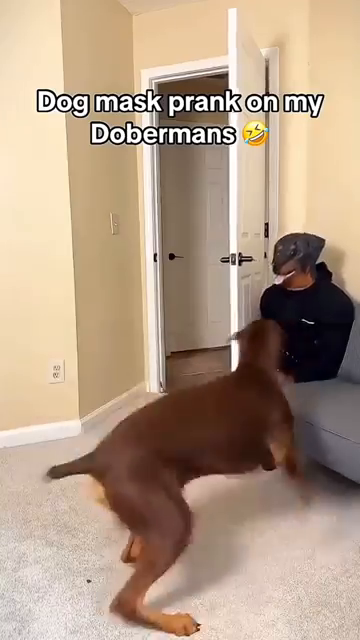
#> input picture frame 70 of CV/Videos/dog_video.mp4, 360 x 640 px
$ python 'Day 07.py'
#> lines starting #> are read from the running program, lines starting #| are printed output that depends on the picture
#> further down, frame is the input picture: shape (640, 360, 3); mean B, G, R 134.1, 155.3, 178.4
#video
import cv2 as cv

#image, video, live video
def rescaleFrame(frame,scale = .75):
#> called with scale = 0.3
    width = int(frame.shape[1] * scale)
#> width = 108
    height = int(frame.shape[0] * scale)
#> height = 192
    dimensions = (width,height)
#> dimensions = (108, 192)

    return cv.resize(frame,dimensions,interpolation=cv.INTER_AREA)
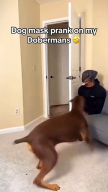
#> returned value: shape (192, 108, 3); mean of channels 0, 1, 2 134.1, 155.3, 178.4; drawn as B, G, R

#live video
def changeRes(width, height):
    capture.set(3,width)
    capture.set(4,height)

#video
capture = cv.VideoCapture('CV/Videos/dog_video.mp4')
while True:
    isTrue, frame = capture.read()
    frame_resized = rescaleFrame(frame, scale = .3)
    cv.imshow('Video', frame)
    cv.imshow('Video Resized', frame_resized)

    if cv.waitKey(20) & 0xFF == ord('d'): #press d to break"
#> (key Esc is pressed here)
        break
capture.release()
cv.destroyAllWindows()

#------------------------------------------------------------------------------------------------------------------------------------------------------------------------------------------------------------------------------------------------------------------------
import numpy as np

#blank.shape returns the dimensions of the image, which is a tuple of (height, width, channels). The height is the number of rows in the image, the width is the number of columns in the image, and the channels is the number of color channels in the image (3 for a color image and 1 for a grayscale image).
blank = np.zeros((500,500,3),dtype='uint8') #uint8 is a data type that can store values from 0 to 255, which is the range of pixel values for an 8-bit image.
#cv.imshow('Blank',blank)

#paint image a certrain color
#blank[0:500, 0:500] = 0,255,0 #first is height, second is width, third is color in BGR format
#cv.imshow('Green',blank)

#draw a rectangle
cv.rectangle(blank,(0,0),(blank.shape[1]//2,blank.shape[0]//2),(0,0,255),thickness=2) #draws a rectangle on the image, with the top-left corner at (0,0) and the bottom-right corner at (blank.shape[1]//2,blank.shape[0]//2), with a color of (0,0,255) in BGR format and a thickness of cv.FILLED, which means the rectangle will be filled with color.
cv.imshow('Rectangle',blank)

#draw a circle
cv.circle(blank,(blank.shape[1]//2,blank.shape[0]//2),40,(0,0,255),thickness=3) #draws a circle on the image, with the center at (blank.shape[1]//2,blank.shape[0]//2) and a radius of 40 pixels, with a color of (0,0,255) in BGR format and a thickness of 3 pixels.
cv.imshow('Circle',blank)

#draw a line
cv.line(blank,(0,0),(blank.shape[1]//2,blank.shape[0]//2),(255,255,255),thickness=5) #draws a line on the image, with the starting point at (0,0) and the ending point at (blank.shape[1]//2,blank.shape[0]//2), with a color of (255,255,255) in BGR format and a thickness of 5 pixels.
cv.imshow('Line',blank)

#write a text
cv.putText(blank,'Hello World',(175,225),cv.FONT_HERSHEY_TRIPLEX,1.0,(255,255,255),thickness=2) #draws text on the image, with the text 'Hello World' starting at the position (175,225), using the font cv.FONT_HERSHEY_TRIPLEX, with a font scale of 1.0, a color of (255,255,255) in BGR format and a thickness of 2 pixels.
cv.imshow("Text",blank)

cv.waitKey(0)


$ run again, starting later in the video
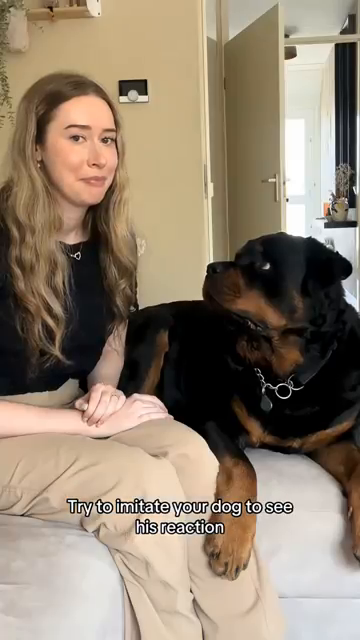
#> input picture frame 318 of CV/Videos/dog_video.mp4, 360 x 640 px
#> frame is the input picture: shape (640, 360, 3); mean B, G, R 111.2, 129.4, 144.7
#> in rescaleFrame, `return cv.resize(frame,dimensions,interpolation=cv.INTER_AREA)`:
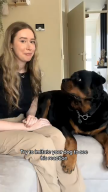
#> returned value: shape (192, 108, 3); mean of channels 0, 1, 2 111.2, 129.4, 144.7; drawn as B, G, R

$ run again, starting later in the video
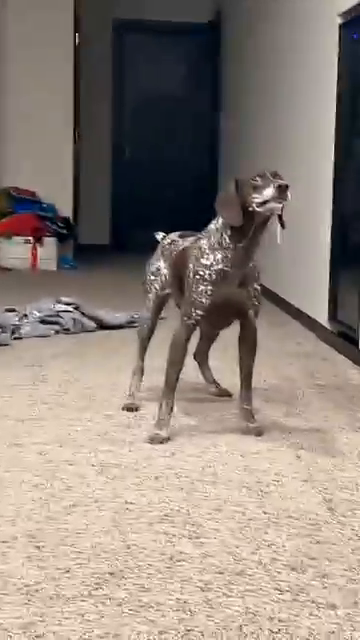
#> input picture frame 566 of CV/Videos/dog_video.mp4, 360 x 640 px
#> frame is the input picture: shape (640, 360, 3); mean B, G, R 123.8, 132.8, 144.5
#> in rescaleFrame, `return cv.resize(frame,dimensions,interpolation=cv.INTER_AREA)`:
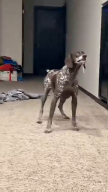
#> returned value: shape (192, 108, 3); mean of channels 0, 1, 2 123.8, 132.8, 144.5; drawn as B, G, R
